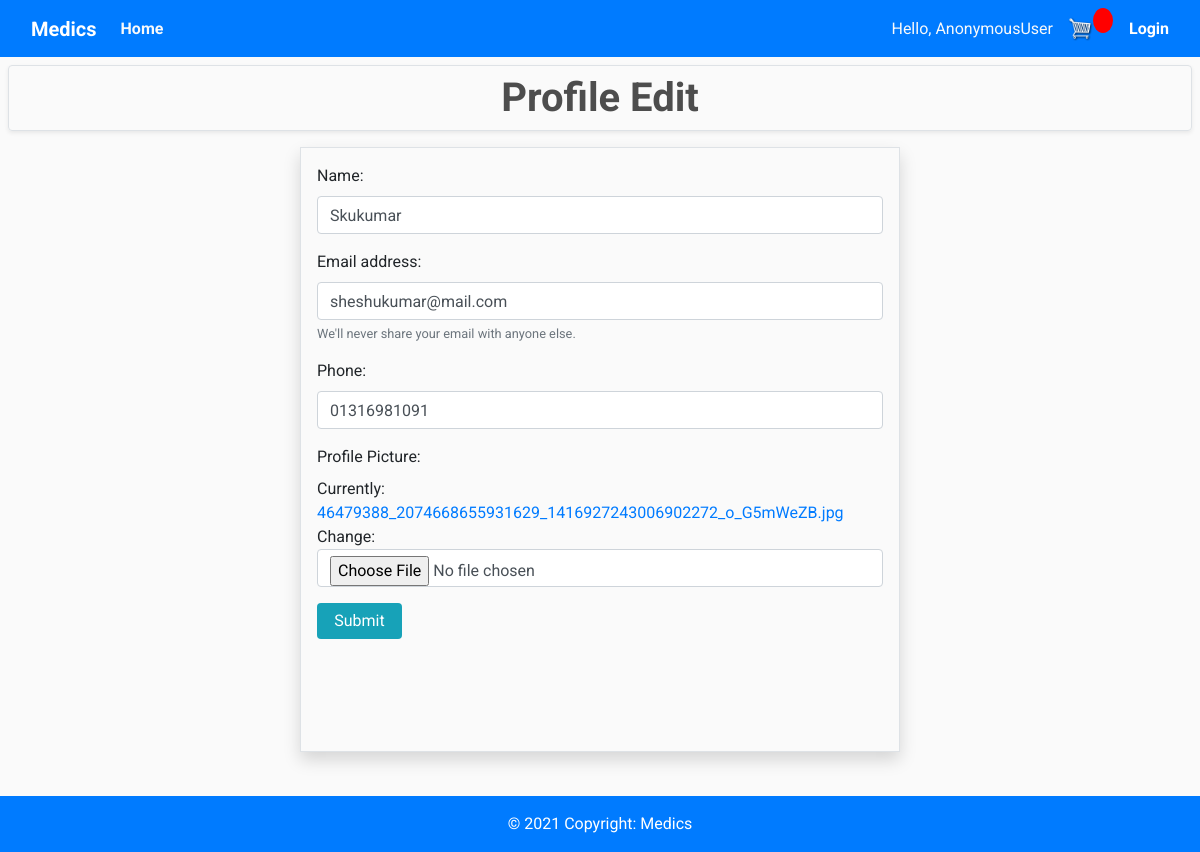
Page /profile/edit/1 on the earlier database version.
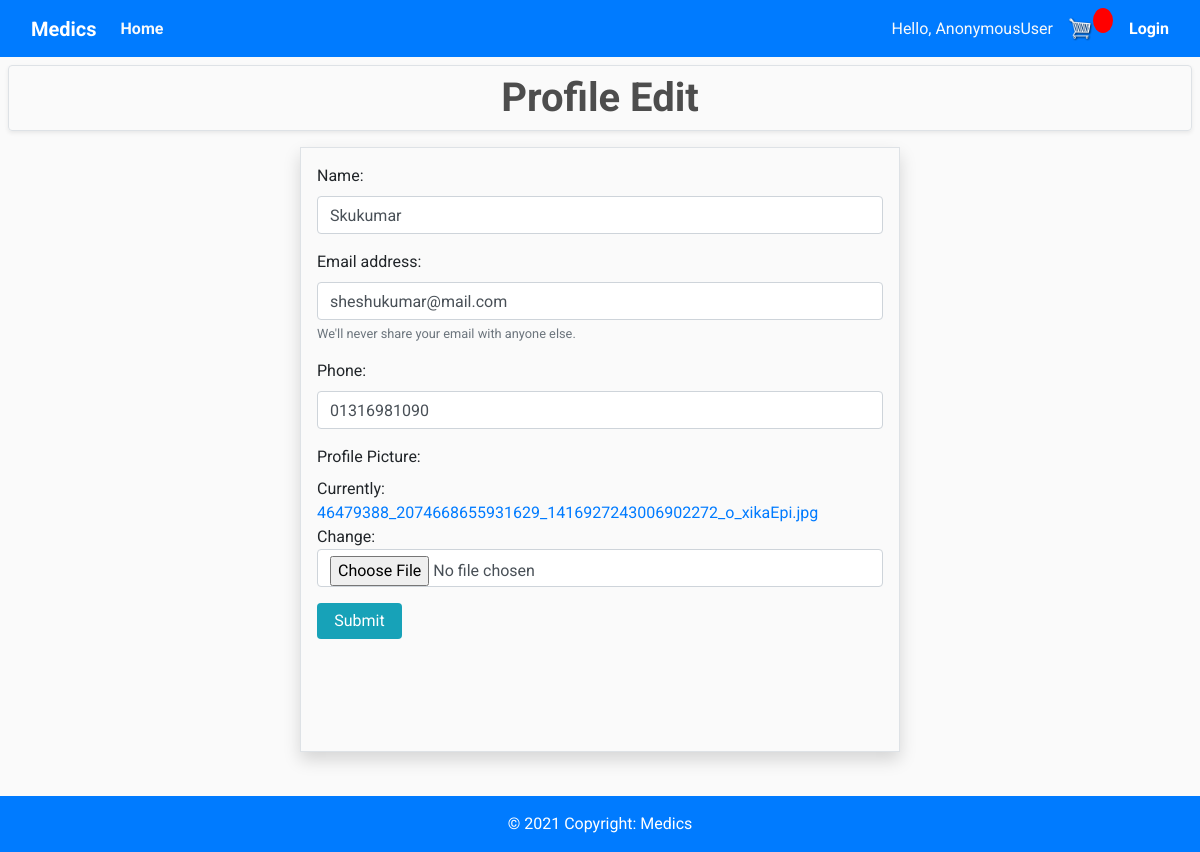
Same page on the later database version.
### pharmacy/models.py (models this page shows, shortened)
class Customer(models.Model):
    user = models.OneToOneField(
        User, null=True, blank=True, on_delete=models.CASCADE)
    name = models.CharField(default='', max_length=200, null=True, blank=True)
    email = models.CharField(default='', blank=True, max_length=200, null=True)
    phone = models.CharField(default='', blank=True, max_length=200, null=True)
    profile_pic = models.ImageField(
        default="profile1.png", null=True, blank=True)
    date_created = models.DateTimeField(auto_now_add=True, null=True)

### pharmacy/views.py (the view)
# urls.py: path('profile/edit/<str:id>', views.customerProfileEdit,
def customerProfileEdit(request, id):
    customer = Customer.objects.get(id=id)
    form = UpdateCustomerForm(instance=customer)
    if request.method == 'POST':
        form = UpdateCustomerForm(
            request.POST, request.FILES, instance=customer)
        if form.is_valid():
            form.save()
        return redirect('customer_profile')
    context = {'form': form}
    return render(request, 'pharmacy/customerProfileEdit.html', context)

### pharmacy/form.py
class UpdateCustomerForm(ModelForm):
    class Meta:
        model = Customer
        fields = '__all__'
        exclude = ['date_created', 'user']
        widgets = {
            'name': forms.TextInput(attrs={'class': 'form-control'}),
            'email': forms.TextInput(attrs={'class': 'form-control'}),
            'phone': forms.TextInput(attrs={'class': 'form-control'}),
            'profile_pic': forms.ClearableFileInput(attrs={'class': 'form-control', 'accept': 'image/*'}),
        }

### pharmacy/templates/pharmacy/customerProfileEdit.html (shortened to what this page needs)
{% extends 'pharmacy/base.html' %}
{% load static %}
{%block content%}
<h1 class="text-center border rounded m-2 shadow-sm font-weight-bold py-2">Profile Edit</h1>
<div class="container p-3 profile-edit border shadow mt-3">
    <form action="" enctype="multipart/form-data" method="POST">
        <div class="form-group">
            <label for="name">Name:</label>
            {{form.name}}
        </div>
        <div class="form-group">
            <label for="email">Email address:</label>
            {{form.email}}
            <small id="email" class="form-text text-muted">We'll never share your email with anyone else.</small>
        </div>
        <div class="form-group">
            <label for="phone">Phone:</label>
            {{form.phone}}
        </div>
        <div class="form-group">
            <label for="profile_pic-clear">Profile Picture:</label>
            {{form.profile_pic}}
        </div>
        <input type="submit" class="btn btn-info rounded border-0 " style="width:15%" name="Update Profile">
    </form>
    <br>
    <br>
    <br>
    <br>
</div>
{% endblock content %}

Differences in the rows shown:
changed Customer "Skukumar": phone "01316981091" → "01316981090"
Other differences:
text no longer shown: "Currently: 46479388_2074668655931629_1416927243006902272_o_G5mWeZB.jpg Change:"
text now shown: "Currently: 46479388_2074668655931629_1416927243006902272_o_xikaEpi.jpg Change:"
